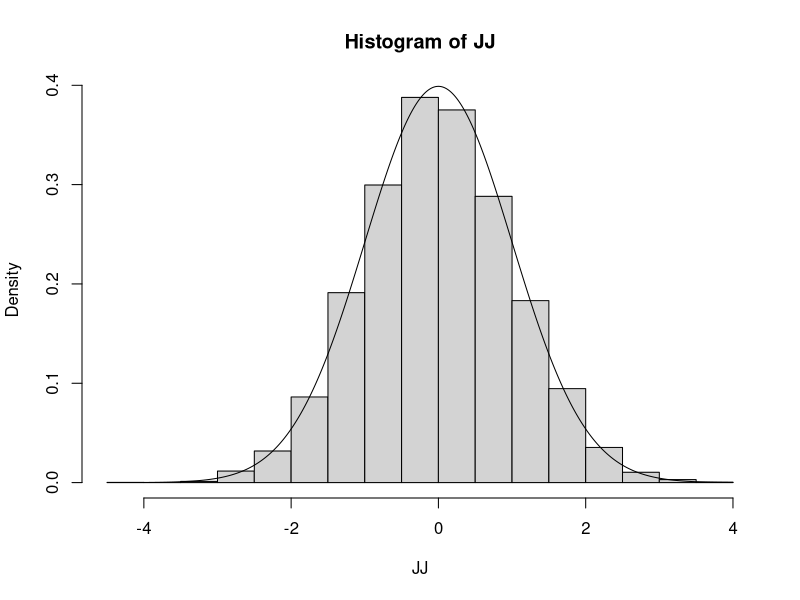

Here is the R script that generated this plot: (Note: this script raises an error after producing the figure.)
library(MASS)
HMCVer1 <- function(TotalSamples, densityA,M, q,epsilon,L, densitydiff, burnin) {
  oldq <-qtandepsilon <- q #Initialisation of q and qtandepsilon
  d <- length(q) #Dimensions
  if(length(M)>1){MassVector <- colSums(M)} else MassVector <- M
  N <- TotalSamples+burnin; #How many samples will be needed
  Samples <- matrix(0,N,d);
  #For allocation of memory
  p <- mvrnorm(N,rep(0,d),diag(d)); 
  #Generate multivariate normal, this is an N by d quantity. I generate all at once here.
  for (k in 1:N){
    oldp <-ptplusepsilon <- p[k,] 
    #Take one momentum vector.
    for (t in 1:L){
      #LeapFrog L times with step size epsilon
      ptplusepsilonhalf= ptplusepsilon - (epsilon/2)*densitydiff(qtandepsilon)
      qtandepsilon =  qtandepsilon + ((epsilon/MassVector)*ptplusepsilonhalf)
      #Assume independent in p vector hence use column sums
      ptplusepsilon= ptplusepsilonhalf - (epsilon/2)*densitydiff(qtandepsilon)
    }
    OldUenergy= -log(densityA(oldq));
    #Energy of target densityA at old state
    OldKenergy= sum((oldp^2/MassVector))/2;
    #Energy of momentum at Old state
    OldHamiltonian= OldUenergy+OldKenergy;
    #Old Hamiltonian
    ProposeUenergy= -log(densityA(qtandepsilon));
    ProposeKenergy=sum((ptplusepsilon^2/MassVector))/2;
    #return(c(ProposeKenergy))
    #Propose Energy
    ProposeHamiltonian=ProposeUenergy+ProposeKenergy;
  
    #Propose Hamiltonian
    if (runif(1)< exp(OldHamiltonian-ProposeHamiltonian)) {
      oldp=ptplusepsilon;
      oldq=qtandepsilon;
    #Metropolis Hastings, if accepted move to new state
    }
    Samples[k] <- oldq
    #Samples
    #forget Intialisation
  }
  return(Samples[(burnin+1:N),])
}


JJ <- HMCVer1(TotalSamples = 10000,densityA = dnorm,M=1,q = 0,epsilon = 0.05,L = 20,densitydiff = function(x) x,burnin = 0)
hist(JJ,freq=F)
lines(seq(-4,4,0.01),dnorm(seq(-4,4,0.01)))

# Multivariate example - needs work
JJ <- HMCVer1(TotalSamples = 1000,densityA = function(l) dmvnorm(l,c(0,0),matrix(c(1,0.7,0.7,1),2,2)),q = c(0,0),M=diag(length(q)),epsilon = 0.05,L = 60,densitydiff = function(x) t(t(x)%*%solve(matrix(c(1,0.7,0.7,1),2,2))), burnin = 0)



